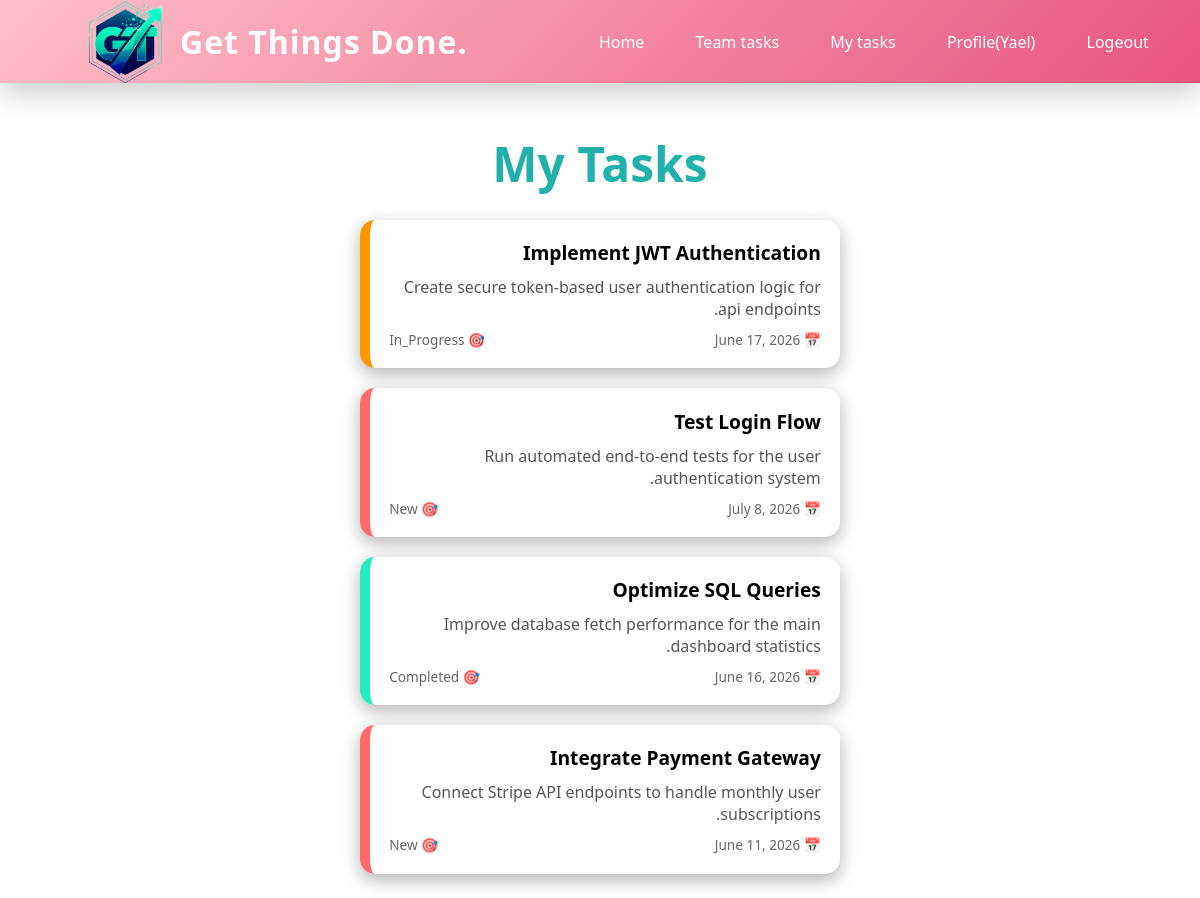
Screenshot of /myTasks/ (signed in) with the database file from the repository.
### DjangoApp/models.py (models this page shows, shortened)
class Task(models.Model):
    id = models.AutoField(primary_key=True)
    name = models.CharField(max_length=50)
    desc = models.TextField(max_length=1000)
    destDate = models.DateField()
    STATUS_CHOICES = [
        ('New', 'New'),
        ('In_Progress', 'In Progress'),
        ('Done', 'Done'),
    ]
    status = models.CharField(max_length=20, choices=STATUS_CHOICES, default='New')
    performer = models.ForeignKey(User, on_delete=models.CASCADE, null=True, blank=True)
    team = models.ForeignKey(Team, on_delete=models.CASCADE)

### DjangoApp/views.py (the view)
# urls.py: path('myTasks/', views.myTasks, name='myTasks'),
@login_required
def myTasks(request):
    tasks = Task.objects.filter(performer=request.user)
    return render(request, 'task/MyTasks.html', {'tasks': tasks})

### DjangoApp/templates/task/MyTasks.html
{% extends 'djApp/base.html' %}
{% load static %}
{% block content %}
    <link rel="stylesheet" href="{% static 'css/myTasks.css' %}">
<h3 class="tasks-title">My Tasks</h3>
{% if tasks %}
<div class="tasks-grid">
    {% for task in tasks %}
    <div class="task-card {% if task.status == 'New' %}new{% elif task.status == 'Completed' %}completed{% elif task.status == 'In Progress' %}in-progress{% else %}pending{% endif %}">
        <div class="task-header">
            <h4>{{ task.name }}</h4>
        </div>
        <p class="task-desc">{{ task.desc }}</p>
        <div class="task-footer">
            <span>📅 {{ task.destDate }}</span>
            <span>🎯 {{ task.status }}</span>
        </div>
    </div>
    {% endfor %}
</div>
{% else %}
<p class="no-tasks">You don't have tasks now 🎉</p>
{% endif %}
{% endblock %}

### DjangoApp/templates/djApp/base.html (shortened to what this page needs)
<!DOCTYPE html>
{% load static %}
<html lang="he" dir="rtl">
<head>
    <link rel="stylesheet" href="{% static 'css/navs.css' %}">
    <link rel="stylesheet" href="{% static 'css/forms.css' %}">
</head>
<body>
<nav class="navbar">
    <div class="nav-container">
       <a href="{% url 'home' %}" class="nav-logo">
        <img src="{% static 'images/lls.png' %}" alt="Get Things Done Logo" class="imgLogo" width="90">
        <span>Get Things Done.</span>
    </a>
        <ul class="nav-links">
            <li><a href="{% url 'home' %}">Home</a></li>
            {% if user.is_authenticated %}
            <li><a href="{% url 'allTask' %}">Team tasks</a></li>
            <li><a href="{% url 'myTasks' %}">My tasks </a></li>
            <li><a href="{% url 'profile' %}"> Profile({{ user.username }})</a></li>
            <li><a href="{% url 'logout' %}">Logeout</a></li>
            {% else %}
            <li><a href="{% url 'login' %}">Login</a></li>
            <li><a href="{% url 'register' %}">Register</a></li>
            {% endif %}
        </ul>
    </div>
</nav>
<div class="content">
    {% block content %}
    {% endblock %}
</div>
</body>
</html>

### DjangoApp/static/css/navs.css (style rules this page uses)
:root { --bg-main: linear-gradient(135deg, #ffc0cb 0%, #e75480 100%); --accent: #f5576c; --text: #ffffff; --glass: rgba(255, 255, 255, 0.15); --shadow: 0 10px 30px rgba(0, 0, 0, 0.2); }
* { margin: 0; padding: 0; box-sizing: border-box; }
body { font-family: 'Segoe UI', system-ui, sans-serif; }
.nav-container { direction: ltr; }
.nav-links { direction: ltr; }
.navbar { background: var(--bg-main); backdrop-filter: blur(12px); box-shadow: var(--shadow); position: sticky; top: 0; z-index: 1000; animation: slideDown 0.5s ease-out; }
.nav-container { max-width: 1200rem; margin: auto; padding: 0 2rem; height: 83px; display: flex; justify-content: space-between; align-items: center; }
.nav-logo { display: flex; align-items: center; gap: 10px; color: var(--text); font-size: 2rem; font-weight: 700; text-decoration: none; letter-spacing: 1px; margin-left: 3rem; }
.nav-links { list-style: none; display: flex; gap: 0.8rem; }
.nav-links a { color: var(--text); text-decoration: none; padding: 0.6rem 1.2rem; border-radius: 10px; position: relative; transition: all 0.25s ease; }
.nav-links a::after { content: ""; position: absolute; bottom: 6px; left: 50%; width: 0; height: 2px; background: #fff; transition: all 0.3s ease; }

### DjangoApp/static/css/myTasks.css (style rules this page uses)
.tasks-title { margin-top: 3rem; text-align: center; font-size: 3rem; color: #20b2aa ; }
.tasks-grid { display: grid; grid-template-columns:1fr; gap: 20px; margin: 1.5rem; align-items: center; justify-items: center; }
.task-card { border-radius: 15px; padding: 1.2rem; box-shadow: 0 6px 18px rgba(0,0,0,0.3); transition: transform 0.3s ease; border-left: 10px solid #ff6b6b; width: 30rem; }
.task-card.new { border-left: 10px solid #ff6b6b; }
.task-card.completed { border-left: 10px solid #24ecbf; }
.task-card.pending { border-left: 10px solid #ff9800; }
.task-header { display: flex; justify-content: space-between; align-items: center; }
.task-header h4 { margin: 0; font-size: 1.2rem; }
.task-desc { margin: 10px 0; color: #555; }
.task-footer { display: flex; justify-content: space-between; font-size: 0.85rem; color: #666; }

### rows the page displays
Task: name "Implement JWT Authentication", desc "Create secure token-based user authentication logic for api endpoints.", destDate "June 17, 2026", status "In_Progress"
Task: name "Test Login Flow", desc "Run automated end-to-end tests for the user authentication system.", destDate "July 8, 2026", status "New"
Task: name "Optimize SQL Queries", desc "Improve database fetch performance for the main dashboard statistics.", destDate "June 16, 2026", status "Completed"
Task: name "Integrate Payment Gateway", desc "Connect Stripe API endpoints to handle monthly user subscriptions.", destDate "June 11, 2026", status "New"

### other values shown
{{ user.username }} "Yael"
